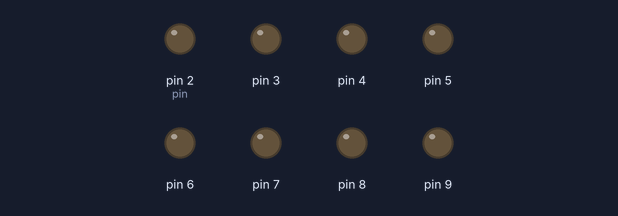
Bench run of a sketch on a simulated Arduino Uno, built with avr-gcc and run on an emulated ATmega328P. On the bench: output pins drawn as LEDs (lit = HIGH).

Above: at 0.1 s.
At 4.1 s:
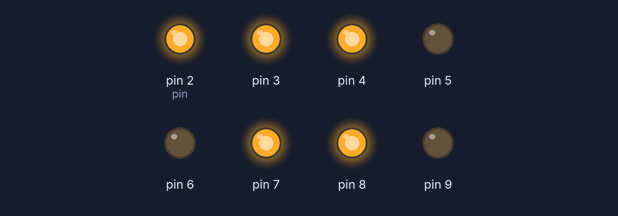
At 8.1 s:
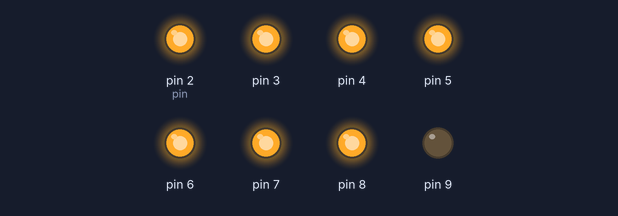
At 16.1 s:
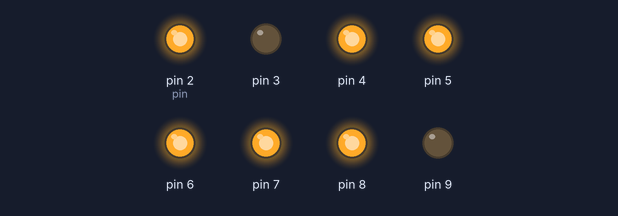
At 24.1 s:
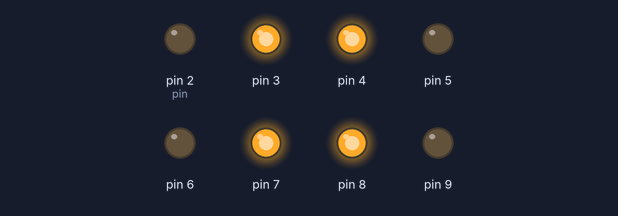
At 36.1 s:
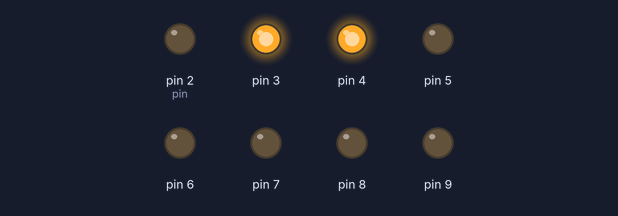
Timing chart, 0 to 37.6 s (numbered marks = the images above):
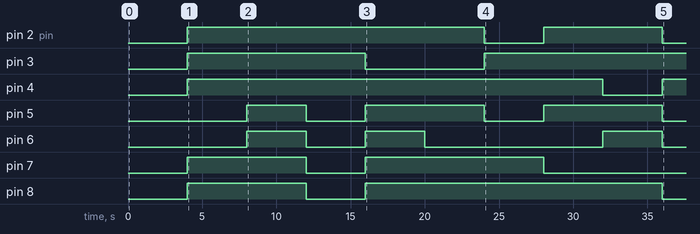

The sketch:

sketch.ino
```cpp
// (licence header left out)
// Define the LED digit patters, from 0 - 9
// Note that these patterns are for common cathode displays
// For common anode displays, change the 1's to 0's and 0's to 1's
// 1 = LED on, 0 = LED off, in this order:
//                                    Arduino pin: 2,3,4,5,6,7,8
byte seven_seg_digits[10][7] = {
  { 1,1,1,1,1,1,0 },  // = 0
  { 0,1,1,0,0,0,0 },  // = 1
  { 1,1,0,1,1,0,1 },  // = 2
  { 1,1,1,1,0,0,1 },  // = 3
  { 0,1,1,0,0,1,1 },  // = 4
  { 1,0,1,1,0,1,1 },  // = 5
  { 1,0,1,1,1,1,1 },  // = 6
  { 1,1,1,0,0,0,0 },  // = 7
  { 1,1,1,1,1,1,1 },  // = 8
  { 1,1,1,0,0,1,1 }   // = 9
};

void setup() {
  pinMode(2, OUTPUT);
  pinMode(3, OUTPUT);
  pinMode(4, OUTPUT);
  pinMode(5, OUTPUT);
  pinMode(6, OUTPUT);
  pinMode(7, OUTPUT);
  pinMode(8, OUTPUT);
  pinMode(9, OUTPUT);
  writeDot(0);  // start with the "dot" off
}

void writeDot(byte dot) {
  digitalWrite(9, dot);
}

void sevenSegWrite(byte digit) {
  byte pin = 2;
  for (byte segCount = 0; segCount < 7; ++segCount) {
    digitalWrite(pin, seven_seg_digits[digit][segCount]);
    ++pin;
  }
}

void loop() {
  for (byte count = 10; count > 0; --count) {
   delay(4000);
   sevenSegWrite(count - 1);
  }
  //delay(4000);
}
```

Measured:
- by itself, pin 2 (pin): LOW → HIGH at 4.0 s, → LOW 20.0 s later, → HIGH 4.0 s later, → LOW 8.0 s later
- by itself, pin 3: LOW → HIGH at 4.0 s, → LOW 12.0 s later, → HIGH 8.0 s later
- by itself, pin 4: LOW → HIGH at 4.0 s, → LOW 28.0 s later, → HIGH 4.0 s later
- by itself, pin 5: repeats every 12.0 s: LOW 4.0 s, HIGH 8.0 s
- by itself, pin 6: goes HIGH 4.0 s, LOW 4.0 s, HIGH 4.0 s, LOW 12.0 s, HIGH 4.0 s, then LOW
- by itself, pin 7: LOW → HIGH at 4.0 s, → LOW 8.0 s later, → HIGH 4.0 s later, → LOW 12.0 s later
- by itself, pin 8: LOW → HIGH at 4.0 s, → LOW 8.0 s later, → HIGH 4.0 s later, → LOW 20.0 s later
